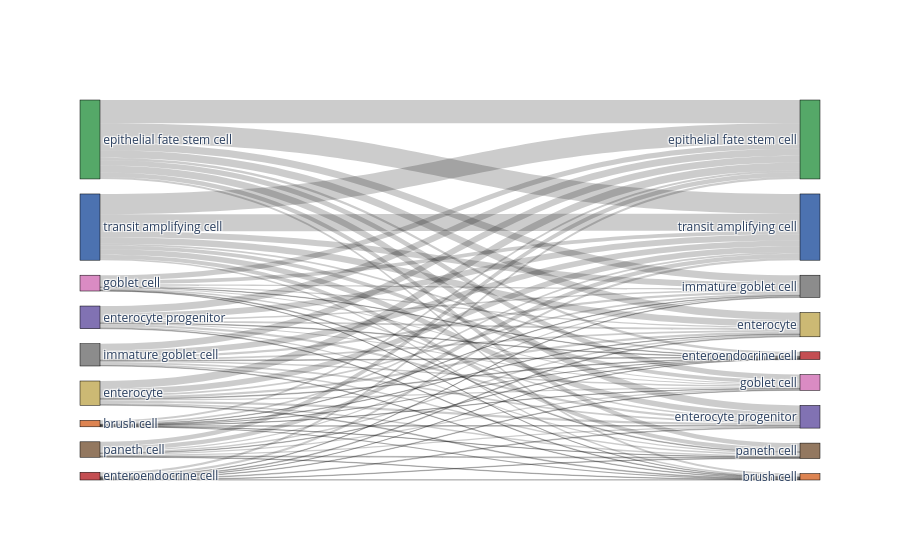
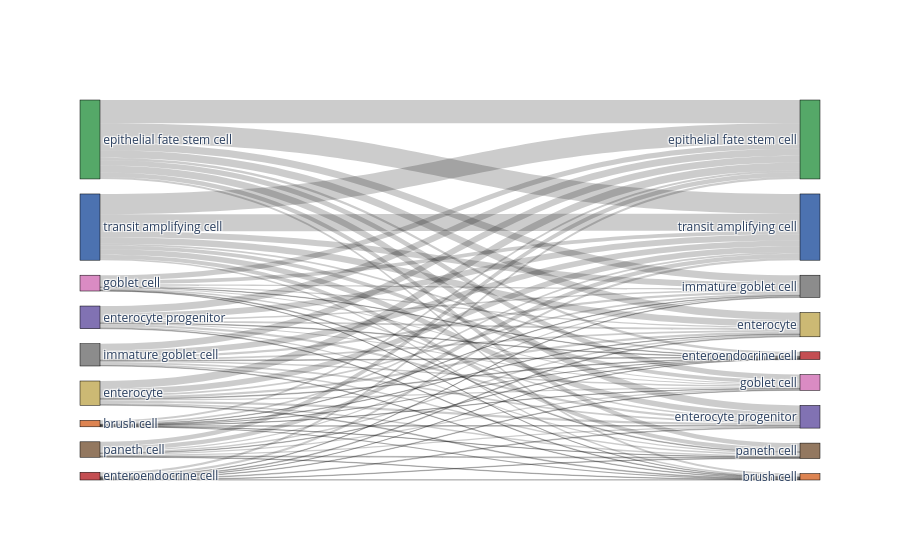

The cell these charts' notebook holds for them, in order:
### Code cell
# Compare to random assignment
import random
random.seed(1)
adata_predicted.obs['random_labeling'] = list(adata_predicted.obs[celltype_test].sample(frac=1))

bc.tl.report(
    adata_pred=adata_predicted,
    celltype=celltype_test, 
    method="compare_to_random_" + method, 
    analysis_name=analysis_name,
    train_datasets = adata_trains,
    test_dataset = adata_orig,
    merge = merge,
    name_prediction="random_labeling",
    name_report="compare_to_random_auto_annot", 
    use_raw=use_raw,
    remove_nonshared=False, 
    clustering='leiden', 
    asymmetric_matrix=True, 
    delimiter='\t', 
    verbose=True)

### Figure 1 — Plotly figure (JSON) as saved in the notebook; plotly's stock layout.template omitted (floating-point values rounded to 4 significant figures)
{"data": [{"link": {"source": [5, 5, 5, 5, 5, 5, 5, 5, 5, 1, 1, 1, 1, 1, 1, 1, 1, 1, 2, 2, 2, 2, 2, 2, 2, 2, 2, 6, 6, 6, 6, 6, 6, 6, 6, 6, 3, 3, 3, 3, 3, 3, 3, 3, 3, 0, 0, 0, 0, 0, 0, 0, 0, 0, 8, 8, 8, 8, 8, 8, 8, 8, 8, 7, 7, 7, 7, 7, 7, 7, 7, 7, 4, 4, 4, 4, 4, 4, 4, 4, 4], "target": [11, 13, 14, 9, 17, 12, 16, 15, 10, 11, 13, 14, 9, 17, 12, 16, 15, 10, 11, 13, 14, 9, 17, 12, 16, 15, 10, 11, 13, 14, 9, 17, 12, 16, 15, 10, 11, 13, 14, 9, 17, 12, 16, 15, 10, 11, 13, 14, 9, 17, 12, 16, 15, 10, 11, 13, 14, 9, 17, 12, 16, 15, 10, 11, 13, 14, 9, 17, 12, 16, 15, 10, 11, 13, 14, 9, 17, 12, 16, 15, 10], "value": [53, 185, 47, 19, 174, 21, 36, 47, 65, 93, 320, 60, 32, 247, 29, 70, 72, 97, 286, 974, 220, 82, 825, 110, 192, 304, 316, 231, 846, 156, 60, 718, 79, 167, 247, 272, 79, 285, 56, 23, 237, 29, 59, 96, 69, 60, 219, 44, 15, 161, 18, 31, 57, 58, 93, 297, 43, 26, 248, 25, 61, 68, 91, 28, 95, 21, 7, 92, 9, 19, 22, 32, 29, 88, 16, 7, 74, 5, 12, 20, 20]}, "node": {"color": ["#da8bc3", "#ccb974", "#55a868", "#8c8c8c", "#dd8452", "#937860", "#4c72b0", "#c44e52", "#8172b3", "#dd8452", "#ccb974", "#8172b3", "#c44e52", "#55a868", "#da8bc3", "#8c8c8c", "#937860", "#4c72b0"], "label": ["goblet cell", "enterocyte", "epithelial fate stem cell", "immature goblet cell", "brush cell", "paneth cell", "transit amplifying cell", "enteroendocrine cell", "enterocyte progenitor", "brush cell", "enterocyte", "enterocyte progenitor", "enteroendocrine cell", "epithelial fate stem cell", "goblet cell", "immature goblet cell", "paneth cell", "transit amplifying cell"], "line": {"color": "black", "width": 0.5}, "pad": 15, "thickness": 20}, "type": "sankey"}], "layout": {}}

### Figure 2 — Plotly figure (JSON) as saved in the notebook; plotly's stock layout.template omitted (floating-point values rounded to 4 significant figures)
{"data": [{"link": {"source": [5, 5, 5, 5, 5, 5, 5, 5, 5, 1, 1, 1, 1, 1, 1, 1, 1, 1, 2, 2, 2, 2, 2, 2, 2, 2, 2, 6, 6, 6, 6, 6, 6, 6, 6, 6, 3, 3, 3, 3, 3, 3, 3, 3, 3, 0, 0, 0, 0, 0, 0, 0, 0, 0, 8, 8, 8, 8, 8, 8, 8, 8, 8, 7, 7, 7, 7, 7, 7, 7, 7, 7, 4, 4, 4, 4, 4, 4, 4, 4, 4], "target": [11, 13, 14, 9, 17, 12, 16, 15, 10, 11, 13, 14, 9, 17, 12, 16, 15, 10, 11, 13, 14, 9, 17, 12, 16, 15, 10, 11, 13, 14, 9, 17, 12, 16, 15, 10, 11, 13, 14, 9, 17, 12, 16, 15, 10, 11, 13, 14, 9, 17, 12, 16, 15, 10, 11, 13, 14, 9, 17, 12, 16, 15, 10, 11, 13, 14, 9, 17, 12, 16, 15, 10, 11, 13, 14, 9, 17, 12, 16, 15, 10], "value": [53, 185, 47, 19, 174, 21, 36, 47, 65, 93, 320, 60, 32, 247, 29, 70, 72, 97, 286, 974, 220, 82, 825, 110, 192, 304, 316, 231, 846, 156, 60, 718, 79, 167, 247, 272, 79, 285, 56, 23, 237, 29, 59, 96, 69, 60, 219, 44, 15, 161, 18, 31, 57, 58, 93, 297, 43, 26, 248, 25, 61, 68, 91, 28, 95, 21, 7, 92, 9, 19, 22, 32, 29, 88, 16, 7, 74, 5, 12, 20, 20]}, "node": {"color": ["#da8bc3", "#ccb974", "#55a868", "#8c8c8c", "#dd8452", "#937860", "#4c72b0", "#c44e52", "#8172b3", "#dd8452", "#ccb974", "#8172b3", "#c44e52", "#55a868", "#da8bc3", "#8c8c8c", "#937860", "#4c72b0"], "label": ["goblet cell", "enterocyte", "epithelial fate stem cell", "immature goblet cell", "brush cell", "paneth cell", "transit amplifying cell", "enteroendocrine cell", "enterocyte progenitor", "brush cell", "enterocyte", "enterocyte progenitor", "enteroendocrine cell", "epithelial fate stem cell", "goblet cell", "immature goblet cell", "paneth cell", "transit amplifying cell"], "line": {"color": "black", "width": 0.5}, "pad": 15, "thickness": 20}, "type": "sankey"}], "layout": {}}
